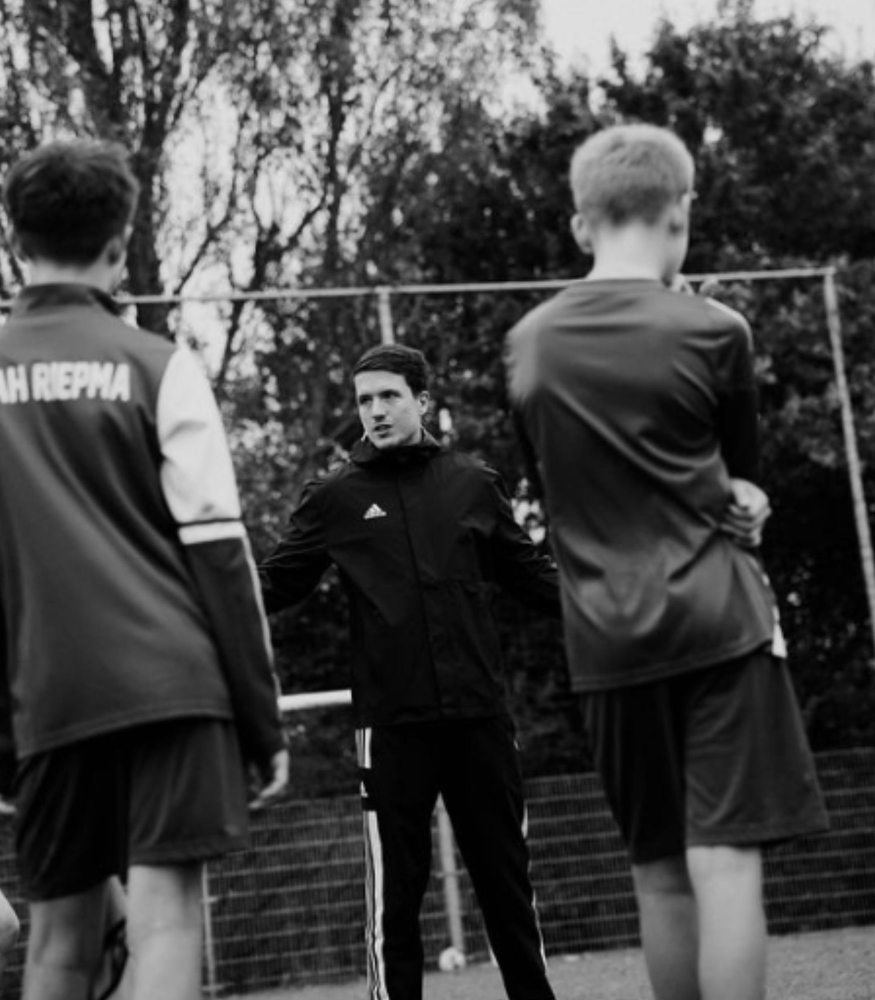
#> input picture Smart11/brand_assets/coach-photo-2.jpg, 1750 x 2000 px, given in place of T2024010_SMART11_LOGO_WIT_GEEL_RGB (1).png, which was not available (shown at 1/2 size)
$ python generate_visuals.py
#> lines starting #> are read from the running program, lines starting #| are printed output that depends on the picture; pictures that were not available may be replaced by others from this repository, and a replacement may not be noted
"""
Smart11 BASE — Advertentie Visual Generator v2
- Gebruikt het echte logo PNG
- Foto's uit brand_assets/foto's/
- Brand-accurate paint splashes (angular/jagged brushstroke style)
- Layout exact op basis van bestaande Smart11 social posts
"""

from PIL import Image, ImageDraw, ImageFont, ImageFilter, ImageEnhance
import math, os, random

# --- Paths ---
SCRIPT_DIR  = os.path.dirname(os.path.abspath(__file__))
ASSETS      = os.path.join(os.path.dirname(SCRIPT_DIR), "brand_assets")
FONT_BOLD   = os.path.join(ASSETS, "font", "Poppins-ExtraBold.ttf")
FONT_REG    = os.path.join(ASSETS, "font", "Poppins-Regular.ttf")
LOGO_PATH   = os.path.join(ASSETS, "logo", "T2024010_SMART11_LOGO_WIT_GEEL_RGB (1).png")
PHOTOS      = [os.path.join(ASSETS, "foto's", f)
               for f in ["Smart11_V2-5.jpg","Smart11_V2-6.jpg",
                          "Smart11_V2-7.jpg","Smart11_V2-8.jpg"]]

# --- Brand Colors ---
BG          = (22, 22, 22)
GOLD        = (212, 158, 10)      # exact amber uit logo
RED         = (210, 30, 10)
WHITE       = (255, 255, 255)
GRAY        = (170, 170, 170)
DARK_GRAY   = (60, 60, 60)
COL_L_BG    = (32, 28, 28)
COL_R_BG    = (28, 30, 24)
CTA_FG      = (18, 14, 0)

W, H = 1080, 1350


def font(path, size):
    try:
        return ImageFont.truetype(path, size)
    except Exception:
        return ImageFont.load_default()


# ── Paint Splash ──────────────────────────────────────────────────────────────

def paint_splash(draw, cx, cy, size, color, seed=1):
    """
    Simulate the angular, jagged brushstroke-style paint splash
    visible in Smart11's brand assets.
    """
    rng = random.Random(seed)
    r, g, b = color

    def blob(ox, oy, rad, pts, alpha, s):
        rng2 = random.Random(s)
        points = []
        for i in range(pts):
            angle = 2 * math.pi * i / pts + rng2.uniform(-0.15, 0.15)
            dist  = rad * rng2.uniform(0.5, 1.0)
            # every 3rd point punches outward for the spiky look
            if i % 3 == 0:
                dist *= rng2.uniform(1.2, 1.6)
            points.append((ox + dist * math.cos(angle),
                            oy + dist * math.sin(angle)))
        draw.polygon(points, fill=(r, g, b, int(255 * alpha)))

    # main splash body
    blob(cx, cy, size,        24, 0.55, seed)
    blob(cx, cy, size * 0.7,  18, 0.35, seed + 1)
    # secondary drips around center
    for i in range(5):
        angle  = rng.uniform(0, 2 * math.pi)
        dist   = size * rng.uniform(0.55, 0.90)
        bx, by = cx + dist * math.cos(angle), cy + dist * math.sin(angle)
        blob(bx, by, size * rng.uniform(0.18, 0.32), 12, 0.30, seed + 10 + i)


# ── Helpers ───────────────────────────────────────────────────────────────────

def wrap(text, fnt, max_w, draw):
    words, lines, cur = text.split(), [], ""
    for w in words:
        test = (cur + " " + w).strip()
        if draw.textbbox((0, 0), test, font=fnt)[2] <= max_w:
            cur = test
        else:
            if cur:
                lines.append(cur)
            cur = w
    if cur:
        lines.append(cur)
    return lines


def rounded_rect(draw, x1, y1, x2, y2, r, fill):
    draw.rectangle([x1+r, y1, x2-r, y2], fill=fill)
    draw.rectangle([x1, y1+r, x2, y2-r], fill=fill)
    for ex, ey in [(x1,y1),(x2-2*r,y1),(x1,y2-2*r),(x2-2*r,y2-2*r)]:
        draw.ellipse([ex, ey, ex+2*r, ey+2*r], fill=fill)


def check_icon(draw, cx, cy, rad, color):
    draw.ellipse([cx-rad, cy-rad, cx+rad, cy+rad], fill=color)
    s, w = rad * 0.52, max(2, int(rad * 0.22))
    p = [(cx-s*0.6, cy), (cx-s*0.1, cy+s*0.55), (cx+s*0.65, cy-s*0.55)]
    draw.line([p[0],p[1]], fill=WHITE, width=w)
    draw.line([p[1],p[2]], fill=WHITE, width=w)


def x_icon(draw, cx, cy, rad, color):
    draw.ellipse([cx-rad, cy-rad, cx+rad, cy+rad], fill=color)
    s, w = rad * 0.5, max(2, int(rad * 0.22))
    draw.line([(cx-s, cy-s),(cx+s, cy+s)], fill=WHITE, width=w)
    draw.line([(cx+s, cy-s),(cx-s, cy+s)], fill=WHITE, width=w)


def load_photo(path, target_w, target_h):
    """Load, darken slightly, and crop photo to target size (center-crop)."""
    img = Image.open(path).convert("RGB")
    # maintain aspect ratio, fill target box
    src_w, src_h = img.size
    scale = max(target_w / src_w, target_h / src_h)
    new_w, new_h = int(src_w * scale), int(src_h * scale)
    img = img.resize((new_w, new_h), Image.LANCZOS)
    # center crop
    left = (new_w - target_w) // 2
    top  = (new_h - target_h) // 2
    img  = img.crop((left, top, left + target_w, top + target_h))
    # slight darken for contrast
    img = ImageEnhance.Brightness(img).enhance(0.78)
    return img


def load_logo(target_w):
    """Load logo PNG and scale to target width."""
    logo = Image.open(LOGO_PATH).convert("RGBA")
    ratio = target_w / logo.width
    new_h = int(logo.height * ratio)
    return logo.resize((target_w, new_h), Image.LANCZOS)


# ── Main Generator ────────────────────────────────────────────────────────────

def create_visual(filename,
                  headline_white, headline_gold, subkop,
                  traditional_items, smart11_items, cta_text,
                  photo_left_idx=2, photo_right_idx=3):

    img  = Image.new("RGBA", (W, H), BG + (255,))
    draw = ImageDraw.Draw(img, "RGBA")

    # ── Paint splashes ──
    paint_splash(draw, -40, -40,  210, GOLD, seed=7)
    paint_splash(draw,  60,  50,   90, GOLD, seed=42)
    paint_splash(draw, W+40, H+40, 230, GOLD, seed=13)
    paint_splash(draw, W-60, H-50,  95, GOLD, seed=77)

    # ── Logo (top-center) ──
    logo    = load_logo(220)
    logo_x  = (W - logo.width) // 2
    logo_y  = 38
    img.paste(logo, (logo_x, logo_y), logo)

    # ── Auto-scale headline font ──
    pad     = 56
    max_hw  = W - 2 * pad
    h_size  = 74
    while h_size > 38:
        f_h = font(FONT_BOLD, h_size)
        bw = draw.textbbox((0,0), headline_white, font=f_h)[2]
        bg = draw.textbbox((0,0), headline_gold,  font=f_h)[2]
        if max(bw, bg) <= max_hw:
            break
        h_size -= 2

    f_head = font(FONT_BOLD, h_size)
    f_sub  = font(FONT_REG,  31)
    f_ch   = font(FONT_BOLD, 29)
    f_item = font(FONT_REG,  29)
    f_cta  = font(FONT_BOLD, 28)

    # ── Headline ──
    hy = logo_y + logo.height + 22
    draw.text((pad, hy), headline_white, font=f_head, fill=WHITE)
    b1 = draw.textbbox((pad, hy), headline_white, font=f_head)
    hy2 = b1[3] + 8
    draw.text((pad, hy2), headline_gold, font=f_head, fill=GOLD)
    b2 = draw.textbbox((pad, hy2), headline_gold, font=f_head)

    # ── Subkop ──
    sy = b2[3] + 16
    for line in wrap(subkop, f_sub, max_hw, draw):
        draw.text((pad, sy), line, font=f_sub, fill=GRAY)
        sy = draw.textbbox((pad, sy), line, font=f_sub)[3] + 5

    # ── Photos (side by side) ──
    PHOTO_H = 295
    photo_y = sy + 22
    photo_w = (W - 2 * pad - 12) // 2   # 12px gap

    ph_l = load_photo(PHOTOS[photo_left_idx],  photo_w, PHOTO_H)
    ph_r = load_photo(PHOTOS[photo_right_idx], photo_w, PHOTO_H)

    # convert to RGBA for pasting
    ph_l_rgba = ph_l.convert("RGBA")
    ph_r_rgba = ph_r.convert("RGBA")

    img.paste(ph_l_rgba, (pad, photo_y), ph_l_rgba)
    img.paste(ph_r_rgba, (pad + photo_w + 12, photo_y), ph_r_rgba)

    # thin gold border around photos
    draw.rectangle([pad-2, photo_y-2, pad+photo_w+2, photo_y+PHOTO_H+2],
                   outline=GOLD, width=2)
    draw.rectangle([pad+photo_w+10, photo_y-2,
                    pad+photo_w*2+14, photo_y+PHOTO_H+2],
                   outline=GOLD, width=2)

    # ── Divider ──
    div_y = photo_y + PHOTO_H + 22
    draw.rectangle([pad, div_y, W-pad, div_y+2], fill=DARK_GRAY)

    # ── Two-column comparison ──
    col_top = div_y + 20
    col_w   = (W - 2*pad - 16) // 2
    lx      = pad
    rx      = pad + col_w + 16

    # Subtle column backgrounds
    rounded_rect(draw, lx-8, col_top-8, lx+col_w+8, col_top+310, 10, COL_L_BG)
    rounded_rect(draw, rx-8, col_top-8, rx+col_w+8, col_top+310, 10, COL_R_BG)

    # Column headers
    draw.text((lx+10, col_top+10), "TRADITIONEEL", font=f_ch, fill=GRAY)
    draw.text((rx+10, col_top+10), "SMART 11 BASE", font=f_ch, fill=GOLD)

    bl = draw.textbbox((lx+10, col_top+10), "TRADITIONEEL", font=f_ch)
    br = draw.textbbox((rx+10, col_top+10), "SMART 11 BASE", font=f_ch)
    draw.rectangle([lx+10, bl[3]+4, bl[2], bl[3]+6], fill=DARK_GRAY)
    draw.rectangle([rx+10, br[3]+4, br[2], br[3]+6], fill=GOLD)

    # Items
    iy_l = bl[3] + 20
    iy_r = br[3] + 20
    ir   = 15
    ix   = 42
    mw   = col_w - ix - 10

    for item in traditional_items:
        x_icon(draw, lx+10+ir, iy_l+ir+2, ir, RED)
        ty = iy_l
        for line in wrap(item, f_item, mw, draw):
            draw.text((lx+10+ix, ty), line, font=f_item, fill=WHITE)
            ty = draw.textbbox((lx+10+ix, ty), line, font=f_item)[3] + 4
        iy_l = ty + 16

    for item in smart11_items:
        check_icon(draw, rx+10+ir, iy_r+ir+2, ir, GOLD)
        ty = iy_r
        for line in wrap(item, f_item, mw, draw):
            draw.text((rx+10+ix, ty), line, font=f_item, fill=WHITE)
            ty = draw.textbbox((rx+10+ix, ty), line, font=f_item)[3] + 4
        iy_r = ty + 16

    # ── CTA Button ──
    cta_y  = H - 118
    cta_h  = 68
    rounded_rect(draw, pad, cta_y, W-pad, cta_y+cta_h, 34, GOLD)
    cb = draw.textbbox((0,0), cta_text, font=f_cta)
    ctx = (W - (cb[2]-cb[0])) // 2
    cty = cta_y + (cta_h - (cb[3]-cb[1])) // 2 - 3
    draw.text((ctx, cty), cta_text, font=f_cta, fill=CTA_FG)

    # ── Save ──
    out = img.convert("RGB")
    path = os.path.join(SCRIPT_DIR, filename)
    out.save(path, "PNG", quality=95)
    print(f"OK {filename}")
    return path


# ── Generate all 4 ────────────────────────────────────────────────────────────

create_visual(
    "visual-1-feedback.png",
    headline_white = "JE LEGT HET ELKE WEEK UIT.",
    headline_gold  = "HIJ DOET HET TOCH ANDERS.",
    subkop         = "Verbale feedback verdwijnt. Spelers onthouden wat ze zelf zien.",
    traditional_items = [
        "Feedback uitleggen, hopen dat het landt",
        "Volgende week dezelfde correctie",
        "Speler heeft geen eigenaarschap",
    ],
    smart11_items = [
        "Speler bekijkt zijn eigen beelden",
        "Fout zelf zien = écht begrijpen",
        "Eigenaarschap over eigen ontwikkeling",
    ],
    cta_text        = "LAAT SPELERS ZICHZELF ZIEN — 14 DAGEN GRATIS >",
    photo_left_idx  = 2,   # V2-7 controlling
    photo_right_idx = 3,   # V2-8 running
)
#> in load_logo, `return logo.resize((target_w, new_h), Image.LANCZOS)`:
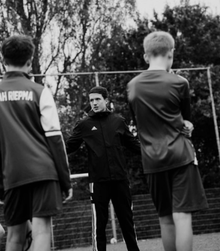
#> returned value: PIL image 220x251 RGBA; mean R, G, B, A 68, 68, 68, 255
#> in create_visual, `img.paste(logo, (logo_x, logo_y), logo)`:
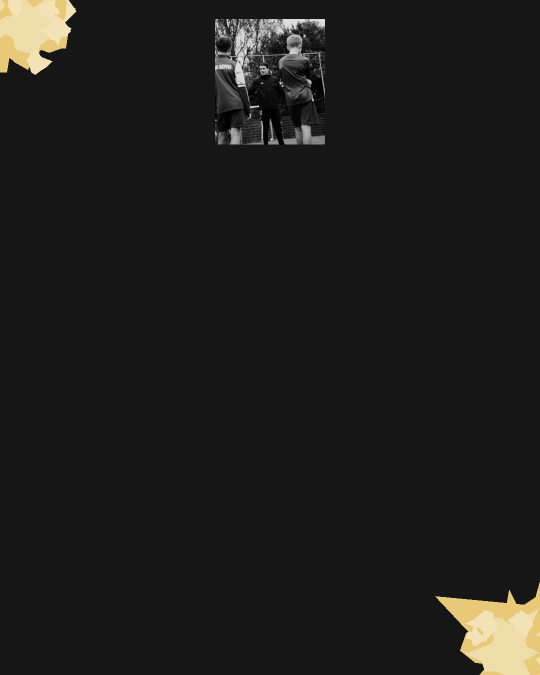
#> img: PIL image 1080x1350 RGBA (shown at 1/2 size); mean R, G, B, A 29, 27.5, 23.4, 250.8; transparent parts drawn white
#> the loop in create_visual, `while h_size > 38:` made 6 passes
#> (bw, bg) on passes 1 to 6: (1056, 1091), (1028, 1061), (999, 1032), (970, 1002), (942, 973), (913, 943)
#> after the loop in create_visual, `while h_size > 38:`: h_size = 64
#> in create_visual, `b1 = draw.textbbox((pad, hy), headline_white, font=f_head)`: b1 = (52, 323, 969, 384)
#> in create_visual, `hy2 = b1[3] + 8`: hy2 = 392
#> in create_visual, `b2 = draw.textbbox((pad, hy2), headline_gold, font=f_head)`: b2 = (56, 404, 999, 465)
#> in create_visual, `sy = b2[3] + 16`: sy = 481
#> in wrap, `words, lines, cur = text.split(), [], ""`: words = ['Verbale', 'feedback', 'verdwijnt.', 'Spelers', 'onthouden', 'wat', 'ze', 'zelf', 'zien.']; cur = ''
#> the loop in create_visual, `for line in wrap(subkop, f_sub, max_hw, draw):` made 2 passes
#> sy on pass 1: 521
#> (line, sy) on pass 2: ('zien.', 555)
#> after the loop in create_visual, `for line in wrap(subkop, f_sub, max_hw, draw):`: sy = 555
#> in create_visual, `photo_y = sy + 22`: photo_y = 577
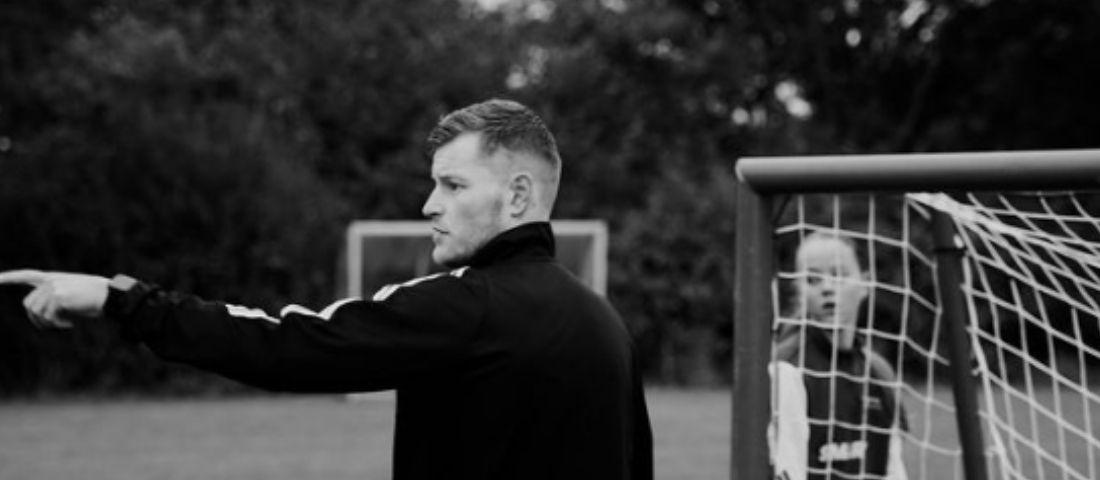
#> input picture Smart11/brand_assets/coach-photo-3.jpg, 1100 x 480 px, given in place of Smart11_V2-7.jpg, which was not available
#> in load_photo, img is the input picture: PIL image 1100x480 RGB; min 0, max 240, mean 52.6
#> in load_photo, `img = ImageEnhance.Brightness(img).enhance(0.78)`:
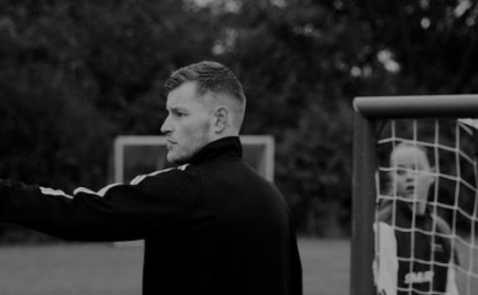
#> img: PIL image 478x295 RGB; min 0, max 180, mean 40.4
#> in create_visual, `img.paste(ph_l_rgba, (pad, photo_y), ph_l_rgba)`:
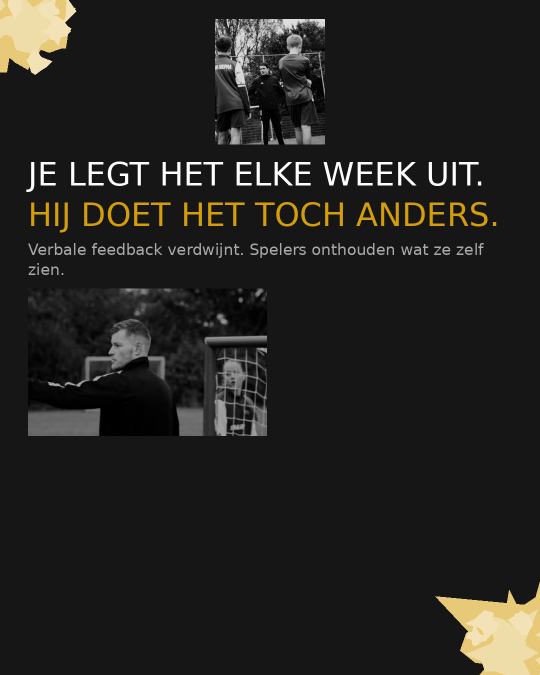
#> img: PIL image 1080x1350 RGBA (shown at 1/2 size); mean R, G, B, A 35.1, 33.1, 27.7, 250.8; transparent parts drawn white
#> in create_visual, `img.paste(ph_r_rgba, (pad + photo_w + 12, photo_y), ph_r_rgba)`:
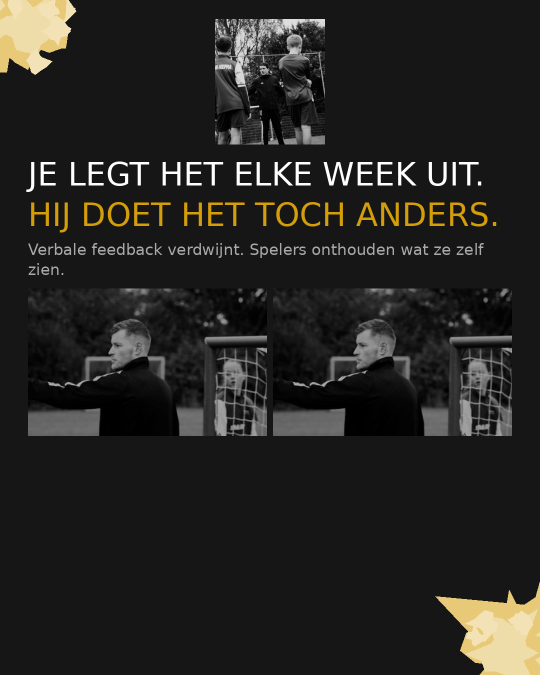
#> img: PIL image 1080x1350 RGBA (shown at 1/2 size); mean R, G, B, A 36.8, 34.9, 29.4, 250.8; transparent parts drawn white
#> in create_visual, `div_y = photo_y + PHOTO_H + 22`: div_y = 894
#> in create_visual, `col_top = div_y + 20`: col_top = 914
#> in create_visual, `bl = draw.textbbox((lx+10, col_top+10), "TRADITIONEEL", font=f_ch)`: bl = (65, 930, 277, 951)
#> in create_visual, `br = draw.textbbox((rx+10, col_top+10), "SMART 11 BASE", font=f_ch)`: br = (558, 930, 789, 951)
#> in create_visual, `iy_l = bl[3] + 20`: iy_l = 971
#> the loop in create_visual, `for item in traditional_items:` made 3 passes
#> iy_l on passes 1 to 3: 1055, 1139, 1229
#> the loop in create_visual, `for item in smart11_items:` made 3 passes
#> in create_visual, `cb = draw.textbbox((0,0), cta_text, font=f_cta)`: cb = (0, 6, 754, 26)
#> in create_visual, `ctx = (W - (cb[2]-cb[0])) // 2`: ctx = 163
#> in create_visual, `cty = cta_y + (cta_h - (cb[3]-cb[1])) // 2 - 3`: cty = 1253
#> in create_visual, `out = img.convert("RGB")`:
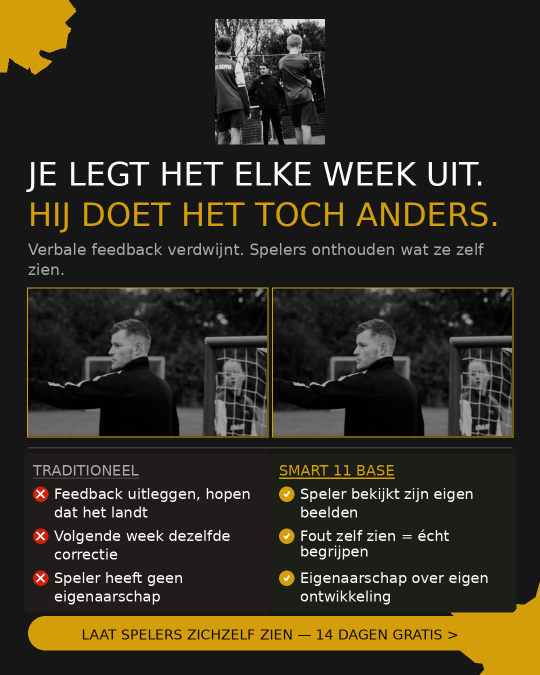
#> out: PIL image 1080x1350 RGB (shown at 1/2 size); mean R, G, B 50.2, 45.5, 33.2

create_visual(
    "visual-2-tijd.png",
    headline_white = "90 MINUTEN.",
    headline_gold  = "KNIPPEN KOST JE DE HELFT.",
    subkop         = "Je tijd is schaars. Verspil hem niet aan technisch gedoe.",
    traditional_items = [
        "Beelden zoeken en knippen: 45 min",
        "Notities schrijven en versturen",
        "Geen tijd voor echte feedback",
    ],
    smart11_items = [
        "Beelden direct in één omgeving",
        "Analyse klaar in 30 minuten",
        "Meer tijd voor training en coaching",
    ],
    cta_text        = "STOP MET KNIPPEN — BEGIN VANDAAG GRATIS >",
    photo_left_idx  = 0,   # V2-5 jumping
    photo_right_idx = 1,   # V2-6 heading
)
#> the loop in create_visual (call 2), `while h_size > 38:` made 3 passes
#> (bw, bg) on passes 1 to 3: (484, 1023), (471, 996), (458, 968)
#> the loop in create_visual (call 2), `for line in wrap(subkop, f_sub, max_hw, draw):` made 1 pass
#> sy on pass 1: 520
#> (the run stopped early here; a loop or call above may not have finished)
